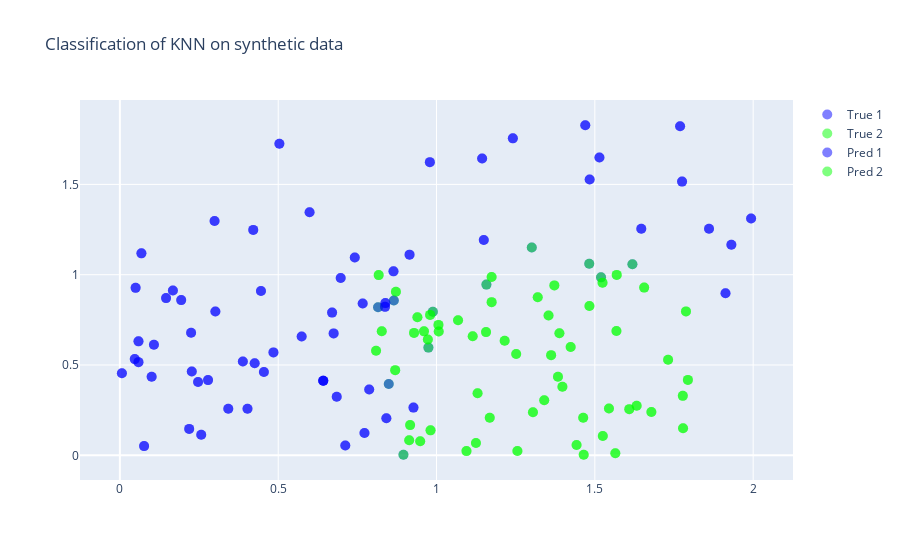

The code cell stored with this chart in its notebook:
### Code cell
iplot(clas_plotly_plot(data.values,neigh,"KNN"))
